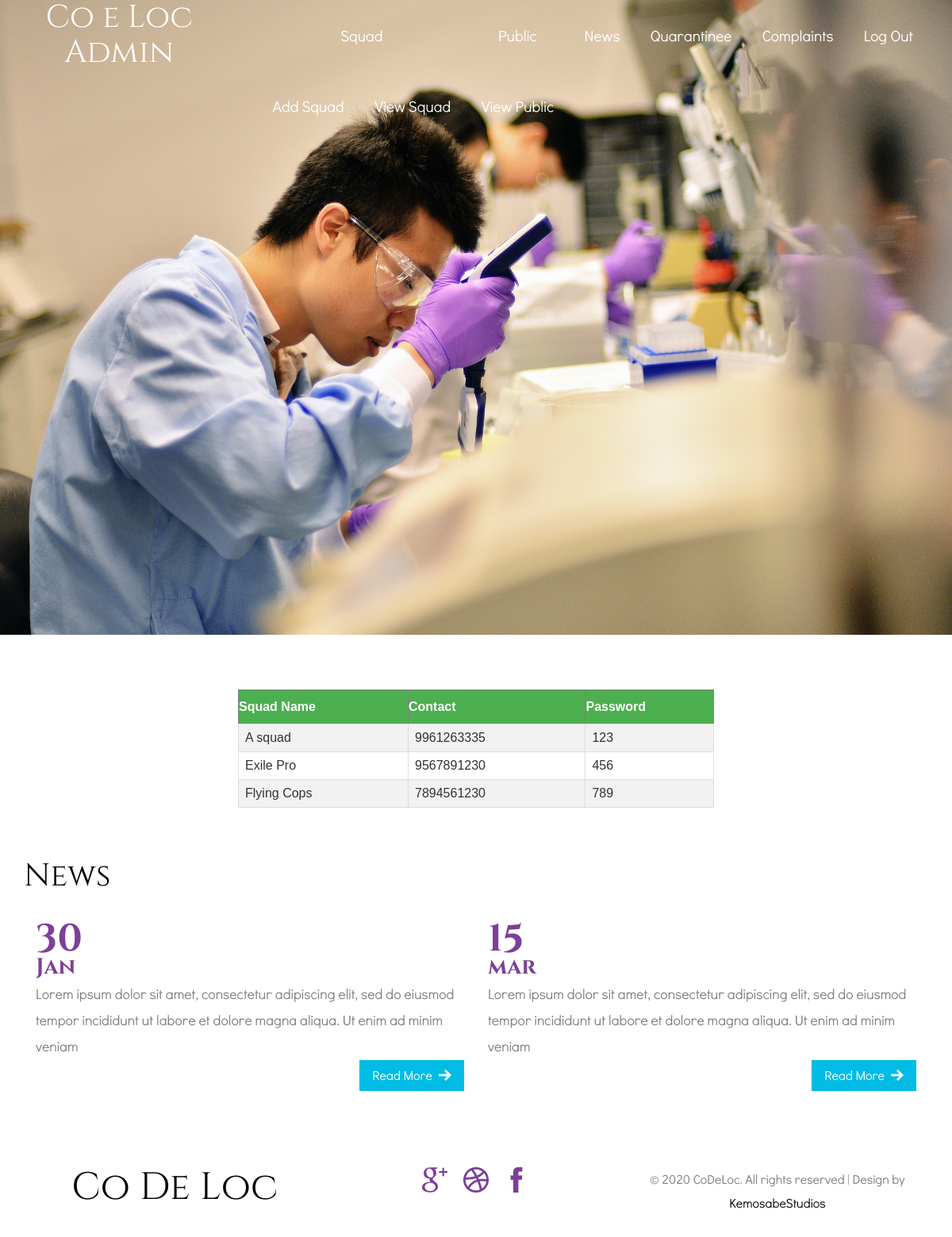
The page /Admin_ViewSquad.php on the database its author committed.
### tables this page shows
CREATE TABLE `tb_squad` (
  `squad_id` int(122) NOT NULL AUTO_INCREMENT,
  `sqname` varchar(100) DEFAULT NULL,
  `sqcontact` varchar(100) DEFAULT NULL,
  `sqpass` varchar(200) DEFAULT NULL,
  `dist_id` varchar(100) DEFAULT NULL,
  `loc_id` varchar(200) DEFAULT NULL,
  PRIMARY KEY (`squad_id`)
);

### Admin_ViewSquad.php (the view, shortened to what this page needs)
<?php
include("Header_Admin.php");
include("DBConnect.php");
?>
<center>
    <table border="1" class="customers">
        <tr>
            <th>Squad Name</th>
            <th>Contact</th>
            <th>Password</th>
            <br />
            <br />
            <br />
        </tr>
        <?php
        $res = mysqli_query($conn, "SELECT * from `tb_squad`");
        while ($rs = mysqli_fetch_array($res)) {
            echo "<tr><td>$rs[sqname]</td><td>$rs[sqcontact]</td><td>$rs[sqpass]</td></tr>";
        }
        ?>
    </table>
</center>
<?php
include("Footer.php");
?>

### css/style.css (style rules this page uses)
html, body { background: #fff; font-size: 100%; font-family: 'DidactGothic'; }

### Admin_ViewSquad.php (style rules this page uses)
.customers { font-family: "Trebuchet MS", Arial, Helvetica, sans-serif; border-collapse: collapse; width: 50%; }
.customers td, #customers th { border: 1px solid #ddd; padding: 8px; }
.customers tr:nth-child(even) { background-color: #f2f2f2; }
.customers th { padding-top: 12px; padding-bottom: 12px; text-align: left; background-color: #4CAF50; color: white; }

### rows shown on the page
tb_squad: sqname "A squad", sqcontact "9961263335", sqpass "123"
tb_squad: sqname "Exile Pro", sqcontact "9567891230", sqpass "456"
tb_squad: sqname "Flying Cops", sqcontact "7894561230", sqpass "789"
